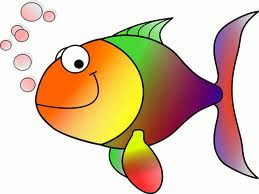
#> input picture pic/HappyFish.jpg, 259 x 194 px, given in place of vtest.avi, which was not available
$ python match_find.py
#> lines starting #> are read from the running program, lines starting #| are printed output that depends on the picture; pictures that were not available may be replaced by others from this repository, and a replacement may not be noted
import cv2 as cv
import numpy as np


sift = cv.xfeatures2d.SIFT_create()
FLANN_INDEX_KDTREE = 1
MIN_MATCH_COUNT = 10
index_params = dict(algorithm = FLANN_INDEX_KDTREE, trees = 5)
search_params = dict(checks = 50)
flann = cv.FlannBasedMatcher(index_params, search_params)

cv.namedWindow("match", cv.WINDOW_NORMAL)
cv.namedWindow("frame1", cv.WINDOW_NORMAL)
cv.namedWindow("frame2", cv.WINDOW_NORMAL)

path = "/home/weizy/files/毕设/毕业设计-于孟渤/于孟渤-代码/"
videoPath = path + "test.mp4"

capture = cv.VideoCapture('/home/weizy/Programs/opencv/opencv-4.1.0/samples/data/vtest.avi')
# capture = cv.VideoCapture(videoPath)
if not capture.isOpened():
    print("can not open the video")
    exit()

ret, frame2 = capture.read()
#> frame2 is the input picture: shape (194, 259, 3); mean B, G, R 170.8, 196.4, 219.3
kp2, des2 = sift.detectAndCompute(frame2, None)
#> kp2 = 42 keypoints; strongest (x, y, size): (171, 18, 2.1), (256, 12, 2.2), (65, 48, 2.1), (102, 145, 2.2)
while True:
    frame1 = frame2
    kp1 = kp2
#> kp1 has the same summary as kp2
    des1 = des2

    ret, frame2 = capture.read()
    if not ret:
        break

    frame1_gray = cv.cvtColor(frame1, cv.COLOR_BGR2GRAY)
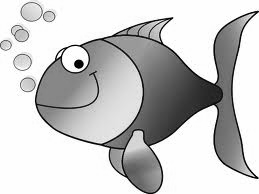
#> frame1_gray: shape (194, 259); min 0, max 255, mean 200.4
    frame2_gray = cv.cvtColor(frame2, cv.COLOR_BGR2GRAY)

    # kp1, des1 = sift.detectAndCompute(frame1, None)
    kp2, des2 = sift.detectAndCompute(frame2, None)

    matches = flann.knnMatch(des1, des2, k = 2)
#> matches = 42 matches
    good = []
    for m, n in matches:
        if m.distance < 0.7 * n.distance:
            good.append(m)
#> this loop made 42 passes
#> after the loop, good = 42 matches
    if len(good) > MIN_MATCH_COUNT:
        frame1_pts = np.float32([kp1[m.queryIdx].pt for m in good]).reshape(-1, 1, 2)
#> frame1_pts = 42 rows, first 8: [18.16, 47.34], [23.31, 58.8], [25.92, 24.53], [35.87, 28.17], [36.4, 72.67], [36.42, 104.4], [48.46, 15.64], [55.97, 59.55]
        frame2_pts = np.float32([kp2[m.trainIdx].pt for m in good]).reshape(-1, 1, 2)
#> frame2_pts has the same summary as frame1_pts
        M, mask = cv.findHomography(frame1_pts, frame2_pts, cv.RANSAC, 5.0)
#> M = [[1, -5.98e-16, 1.14e-13], [-3.32e-17, 1, 2.32e-14], [-4.84e-19, -4.15e-18, 1]]; mask = 42 values from 1 to 1
        matches_mask = mask.ravel().tolist()
#> matches_mask = 42 values from 1 to 1
        h, w, d = frame1.shape
#> h = 194; w = 259; d = 3
        warp = cv.warpPerspective(frame1, M, (w, h))
        print("frame2: ", frame2.shape)
#| frame2:  (194, 259, 3)
        print("warp: ", warp.shape)
#| warp:  (194, 259, 3)
        sub = cv.absdiff(frame2, warp)
#> sub: shape (194, 259, 3); every value is 0
        cv.imshow("sub", sub)
        '''
        pts = np.float32([[0, 0], [0, h - 1], [w - 1, h - 1], [w - 1, 0]]).reshape(-1, 1, 2)
        dst = cv.perspectiveTransform(pts, M)
        frame2_poly = frame2.copy()
        frame2_poly = cv.polylines(frame2_poly, [np.int32(dst)], True, (0, 0, 255), 3, cv.LINE_AA)
        '''
    else:
        print("not enough matches are found - {}/{}".format(len(good), MIN_MATCH_COUNT))
        matches_mask = None

    # img3 = cv.drawMatches(img1, kp1, img2, kp2, good, None, **draw_params)
    draw_params = dict(matchColor = (0, 255, 0),
                    singlePointColor = None,
                    matchesMask = matches_mask,
                    flags = 2)
#> draw_params = 4 items
    img = cv.drawMatches(frame1, kp1, frame2, kp2, good, None, **draw_params)
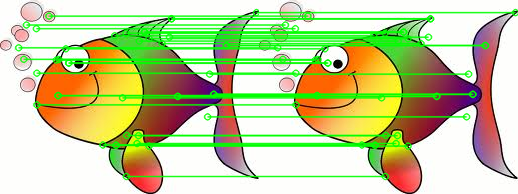
#> img: shape (194, 518, 3); mean B, G, R 150.7, 204.4, 193.3

    cv.imshow("match", img)
    cv.imshow("frame1", frame1)
    cv.imshow("frame2", frame2)

    frame1 = frame2
    key = cv.waitKey(30)
#> (key q is pressed here)
    if key == ord('q'):
        break
    if key == ord('s'):
        cv.imwrite("pic/absdiff.jpg", sub)

capture.release()
cv.destroyAllWindows()

$ run again, on pic/blox.jpg
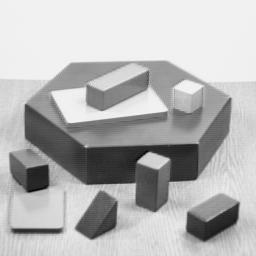
#> input picture pic/blox.jpg, 256 x 256 px, given in place of vtest.avi, which was not available
#> frame2 is the input picture: shape (256, 256, 3); min 0, max 252, mean 182.8
#> kp2 = 187 keypoints; strongest (x, y, size): (35, 180, 18.6), (154, 161, 12.2), (204, 228, 22), (99, 222, 23.1)
#> kp1 has the same summary as kp2
#> matches = 187 matches
#> frame1_pts = 187 rows, first 8: [7.9, 169.9], [8.9, 175.2], [9.33, 175.1], [11.48, 234.4], [11.89, 157], [14.27, 181.4], [17.55, 185.2], [17.88, 142.2]
#> frame2_pts has the same summary as frame1_pts
#> M = [[1, -2.5e-16, 1.47e-13], [-7.58e-16, 1, 7.18e-14], [-4.9e-18, -1.71e-18, 1]]; mask = 187 values from 1 to 1
#| frame2:  (256, 256, 3)
#| warp:  (256, 256, 3)
#> sub: shape (256, 256, 3); every value is 0
#> draw_params = 4 items
#> `img = cv.drawMatches(frame1, kp1, frame2, kp2, good, None, **draw_para..`:
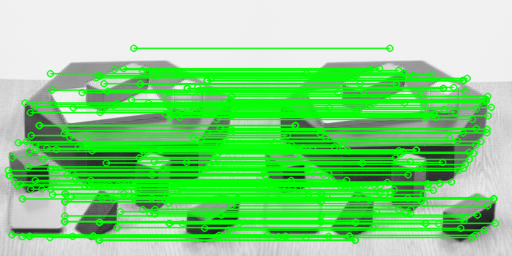
#> img: shape (256, 512, 3); mean B, G, R 130.3, 215.3, 130.3

$ run again, on pic/butterfly.jpg
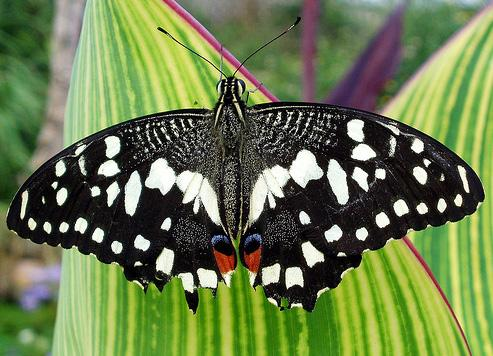
#> input picture pic/butterfly.jpg, 493 x 356 px, given in place of vtest.avi, which was not available
#> frame2 is the input picture: shape (356, 493, 3); mean B, G, R 77.2, 123.6, 107
#> kp2 = 1124 keypoints; strongest (x, y, size): (382, 220, 8.9), (422, 208, 7.1), (98, 235, 8.1), (362, 234, 8)
#> kp1 has the same summary as kp2
#> `frame1_gray = cv.cvtColor(frame1, cv.COLOR_BGR2GRAY)`:
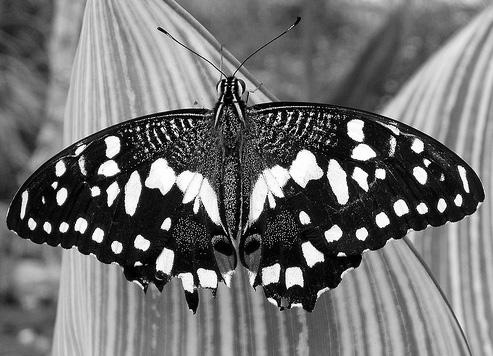
#> frame1_gray: shape (356, 493); min 0, max 255, mean 113.3
#> matches = 1124 matches
#> frame1_pts = 1124 rows, first 8: [7.72, 250.8], [7.72, 250.8], [10.88, 29.89], [10.88, 29.89], [10.88, 29.89], [11.46, 330.5], [15.22, 170], [15.5, 223]
#> frame2_pts has the same summary as frame1_pts
#> M = [[1, -1.33e-15, 1.2e-13], [1.91e-15, 1, -4.43e-14], [9.03e-18, -6.89e-18, 1]]; mask = 1124 values from 1 to 1
#| frame2:  (356, 493, 3)
#| warp:  (356, 493, 3)
#> sub: shape (356, 493, 3); every value is 0
#> draw_params = 4 items
#> `img = cv.drawMatches(frame1, kp1, frame2, kp2, good, None, **draw_para..`:
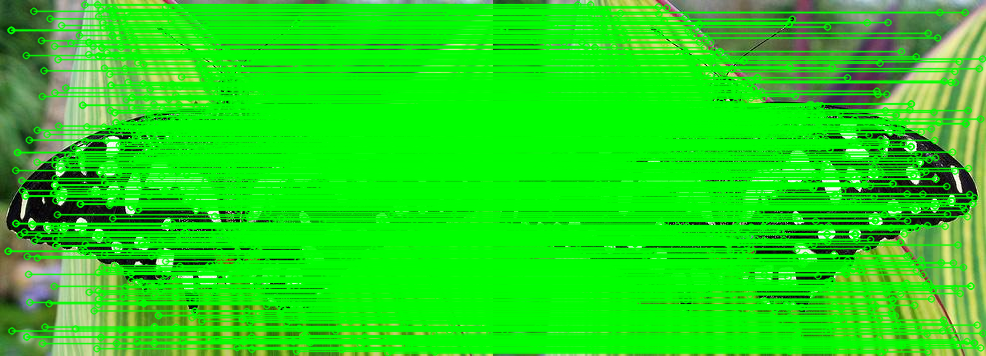
#> img: shape (356, 986, 3); mean B, G, R 24.9, 217.1, 34.7
